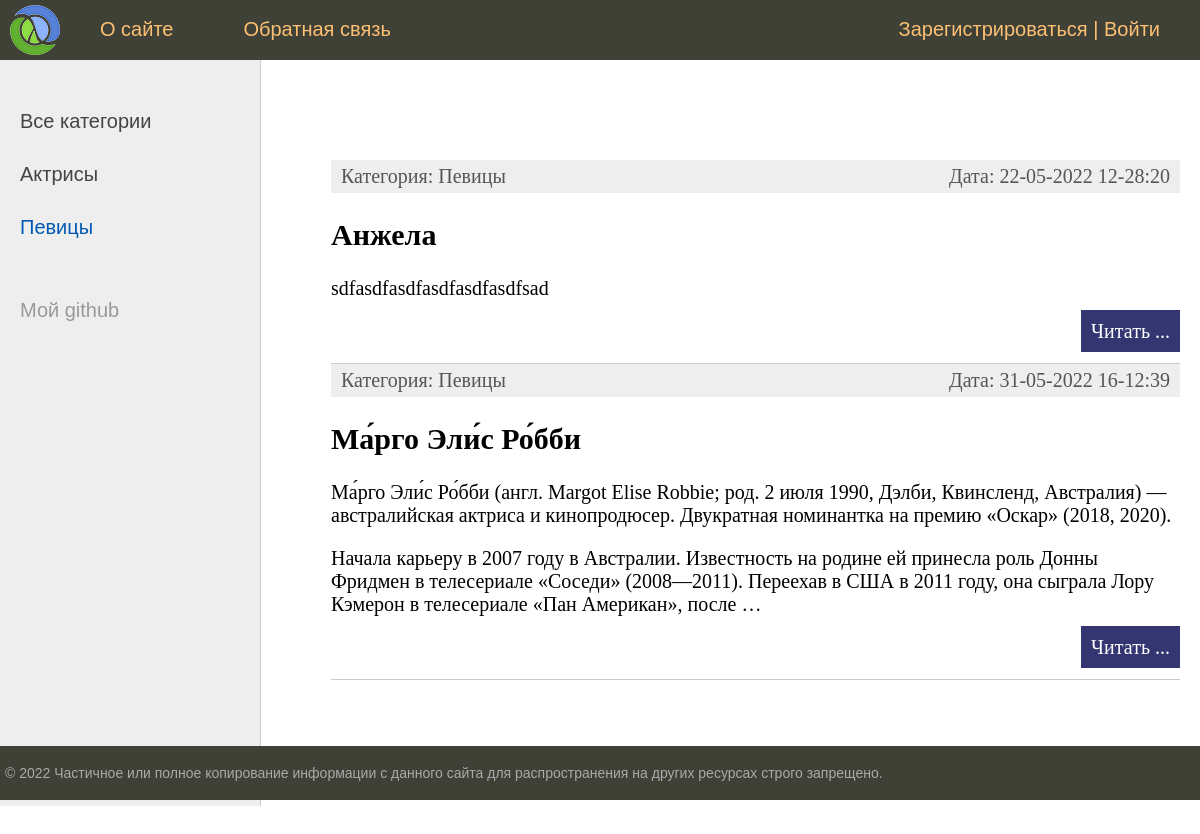
Screenshot of /category/pevicy/ with the database file from the repository.
### app1/models.py (models this page shows, shortened)
class Category(models.Model):
    name = models.CharField(max_length=100, db_index=True, verbose_name='Категория')
    slug = models.SlugField(max_length=255, unique=True, db_index=True, verbose_name="URL")
    def __str__(self):
        return self.name
    def get_absolute_url(self):
        return reverse('category', kwargs={'cat_slug': self.slug})
    class Meta:
        verbose_name = 'Категория'
        verbose_name_plural = 'Категории'
        ordering = ['id']

class Women(models.Model):
    title = models.CharField(max_length=255, verbose_name='Заголовок')
    slug = models.SlugField(max_length=255, unique=True, db_index=True, verbose_name="URL")
    content = models.TextField(blank=True, verbose_name='Содержание')
    photo = models.ImageField(upload_to="photos/%Y/%m/%d/", blank=True, verbose_name='Фото')
    time_create = models.DateTimeField(auto_now_add=True, verbose_name='Время создания')
    time_update = models.DateTimeField(auto_now=True, verbose_name='Время изменения')
    is_published = models.BooleanField(default=True, verbose_name='Статус публикации')
    cat = models.ForeignKey('Category', on_delete=models.PROTECT, verbose_name='Категория')
    def get_absolute_url(self):
        return reverse('post', kwargs={'post_slug': self.slug})
    class Meta:
        verbose_name = 'Известные конфетки'
        verbose_name_plural = 'Известные конфетки'

### app1/views.py (the view)
# urls.py: path('category/<slug:cat_slug>/', WomenCategory.as_view(), name='category'),
class WomenCategory(DataMixin, ListView):
    model = Women
    template_name = 'app1/index.html'
    context_object_name = 'posts'
    allow_empty = False
    def get_queryset(self):
        return Women.objects.filter(cat__slug=self.kwargs['cat_slug'], is_published=True)
    def get_context_data(self, *, object_list=None, **kwargs):
        context = super().get_context_data(**kwargs)
        c_def = self.get_user_context(title='Категория - ' + str(context['posts'][0].cat), cat_selected=context['posts'][0].cat_id)
        context = dict(list(context.items()) + list(c_def.items()))
        return context

### app1/utils.py (called while the page is built)
    def get_user_context(self, **kwargs):
        context = kwargs
        cats = Category.objects.annotate(Count('women'))
        user_menu = menu.copy()
        if not self.request.user.is_authenticated:
            user_menu.pop(1)
        context['menu'] = user_menu
        context['cats'] = cats
        if 'cat_selected' not in context:
            context['cat_selected'] = 0
        return context

### app1/templates/app1/index.html (shortened to what this page needs)
{% extends 'app1/base.html' %}
{% block content %}
    <ul class="list-articles">
        {% for i in posts %}
            <li>
                <div class="article-panel">
                    <p class="first">Категория: {{ i.cat }}</p>
                    <p class="last">Дата: {{ i.time_update|date:"d-m-Y H-i:s" }}</p>
                </div>
                <h2>{{ i.title }}</h2>
                <p>{{ i.content|linebreaks|truncatewords:60}}</p>
                <p class="link-read-post"><a href="{{ i.get_absolute_url }}">Читать ...</a></p>
            </li>
        {% endfor %}
    </ul>
{% endblock content %}

### app1/templates/app1/base.html (shortened to what this page needs)
{% load static %}
{% load app1_tags %}
<!DOCTYPE html>
<html>
<head>
	<link type="text/css" href="{% static 'app1/css/styles.css' %}" rel="stylesheet" />
</head>
<body>
    <table class="table-page" border=0 cellpadding="0" cellspacing="0">
        <tr><td valign=top>
                {% block mainmenu %}
                <div class="header">
                    <ul id="mainmenu" class="mainmenu">
                    <li class="logo"><a href="{% url 'home' %}"><div class="logo"></div></a></li>
                    {% for m in menu %}
                        <li><a href="{% url m.url_name %}">{{m.title}}</a></li>
                    {% endfor %}
                    <li class="last"><a href="{% url 'register' %}">Зарегистрироваться</a> | <a href="{% url 'login' %}">Войти</a></li>
                    </ul>
                </div>
                {% endblock mainmenu %}
        <table class="table-content" border=0 cellpadding="0" cellspacing="0">
        <tr>
            <td valign="top" class="left-chapters">
                <ul id="leftchapters">
                    {% if cat_selected == 0 %}
                    <li class="selected">Все категории</li>
                    {% else %}
                    <li><a href="{% url 'home' %}" >Все категории</a></li>
                    {% endif %}
                {% for c in cats %}
                    {% if c.women__count > 0 %}
                        {% if c.pk == cat_selected %}
                            <li class="selected">{{ c.name }}</li>
                        {% else %}
                            <li><a href="{{ c.get_absolute_url }}">{{ c.name }}</a></li>
                        {% endif %}
                    {% endif %}
                {% endfor %}
                    <li class="share">
                    <p>Мой github</p>
                    <a class="share-yt" href="https://github.com/GerasiMandMumu?tab=overview&from=2022-05-01&to=2022-05-17" target="_blank" rel="nofollow"></a>
                    </li>
                </ul>
            </td>
        <td valign="top" class="content">
	<div class="content-text">
        {% block content %}
        {% endblock %}
	</div>
        </td></tr></table>
        </td></tr>
        <tr><td valign=top>
            <div id="footer">
                <p>&copy; 2022 Частичное или полное копирование информации с данного сайта для распространения на других ресурсах строго запрещено.</p>
            </div>
        </td></tr></table>
    </body>
</html>

### app1/static/app1/css/styles.css (style rules this page uses)
html, body { font-family: 'Arial'; margin: 0; padding: 0; height: 100%; width: 100%; color: #444; }
a { color: #0059b2; text-decoration: none; }
p.link-read-post { text-align: right; }
p.link-read-post a { padding: 10px; min-width: 100px; background: #333671; color: #fff; text-decoration: none; }
div.article-panel { background: #eee; padding: 5px 10px 5px 10px; box-sizing: border-box; overflow: hidden; color: #555; }
div.article-panel p.first { margin: 0; float: left; }
div.article-panel p.last { margin: 0; float: right; }
ul.list-articles { list-style: none; margin: 0; padding: 0; }
ul.list-articles li { border-bottom: 1px solid #ccc; }
.table-page { width: 100%; height: 100%; vertical-align: top; }
.table-page tr { height: 100%; }
.header { background: #3F4137; height: 60px; }
.logo { background: url('../images/logo.png') no-repeat 10px 5px; width: 70px; height: 60px; }
ul.mainmenu { list-style: none; margin: 0; padding: 0; height: 60px; color: #fdc073; font-size: 20px; overflow: hidden; }
ul.mainmenu li { float: left; margin: 18px 40px 0 30px; }
ul.mainmenu li.logo { margin: 0; }
ul.mainmenu li.last { float: right; }
ul.mainmenu li a { color: #fdc073; text-decoration: none; }
.table-content { width: 100%; min-height: 100%; height: 100%; }
.left-chapters { margin: 0; background: #eee; border-right: 1px solid #ccc; min-height: 100%; }
.left-chapters ul { width: 230px; min-height: 100%; margin: 0; padding: 20px 10px 10px 20px; list-style: none; font-size: 20px; }
.left-chapters ul li { margin: 30px 0 0 0; color: #999; }
.left-chapters ul li.selected { color: #0059b2; }
.left-chapters ul li a { color: #444; text-decoration: none; }
.left-chapters ul li.share { margin: 60px 0 0 0; }
.left-chapters ul li.share p { margin: 30px 0 30px 0; }
.left-chapters ul li.share a { display: inline-block; width: 40px; height: 40px; margin: 0 20px 0 0; }
.left-chapters ul li.share a.share-yt { width: 100%; height: 30px; background: url('../images/share_yt.png') no-repeat 0 0 }
.content { padding: 40px 20px 20px 40px; width: 100%; box-sizing: border-box; }
.content-text { margin: 60px 0 0 30px; color: #000; font-size: 20px; font-family: Yandex Sans Display Light; }
#footer { box-sizing: border-box; background: #3F4137; padding: 5px; color: #aaa; font-size: 14px; font-family: Verdana, Geneva, Arial, Helvetica; text-align: left; overflow: hidden; }

### rows the page displays
Category: name "Актрисы"
Category: name "Певицы"
Women: cat "Певицы", time_update "22-05-2022 12-28:20", title "Анжела", content "sdfasdfasdfasdfasdfasdfsad"
Women: cat "Певицы", time_update "31-05-2022 16-12:39", title "Ма́рго Эли́с Ро́бби", content "Ма́рго Эли́с Ро́бби (англ. Margot Elise Robbie; род. 2 июля 1990, Дэлби, Квинсленд, Австралия) — австралийская актриса и кинопродюсер. Двукратная номинантка на премию «Оскар» (2018, 2020). Начала карьеру в 2007 году в Австралии. Известность на родине ей принесла роль Донны Фридмен в телесериале «Соседи» (2008—2011). Переехав в США в 2011 году, она сыграла Лору Кэмерон в телесериале «Пан Американ», после …"

### other values shown
{{ m.title }} "О сайте" "Обратная связь"
